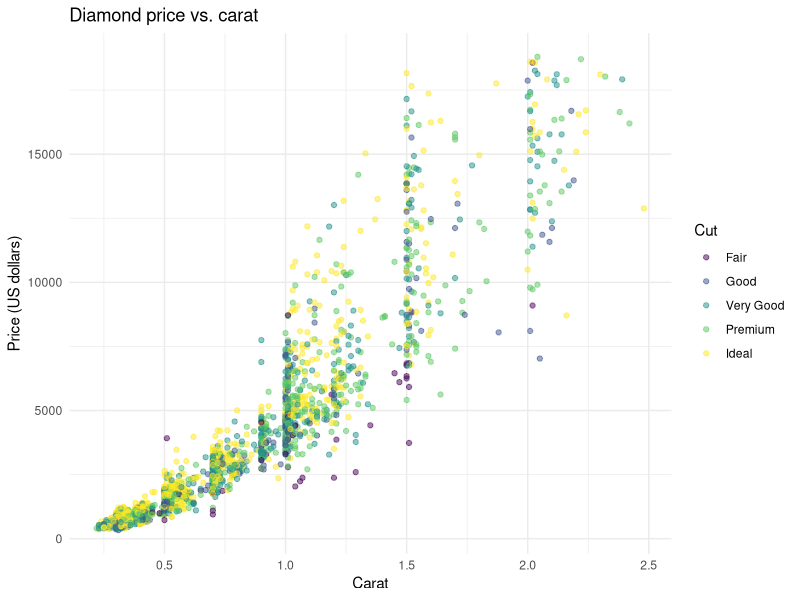
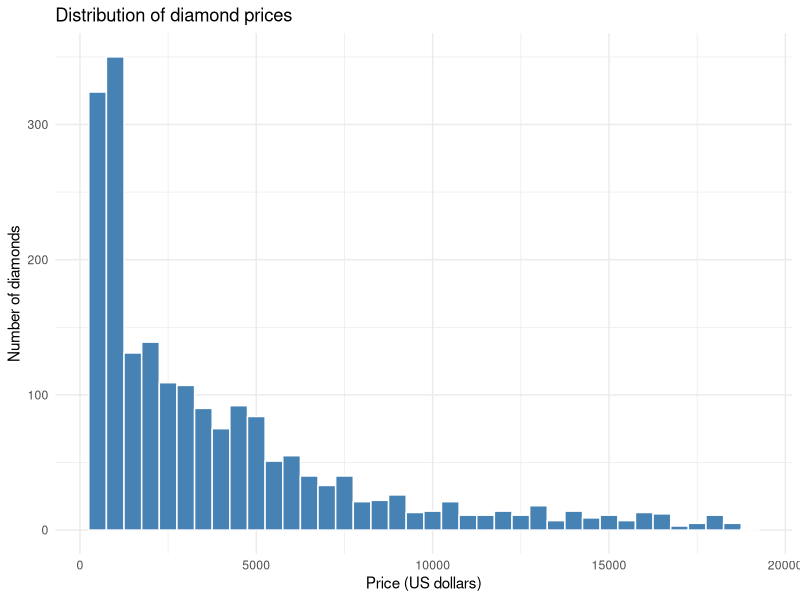
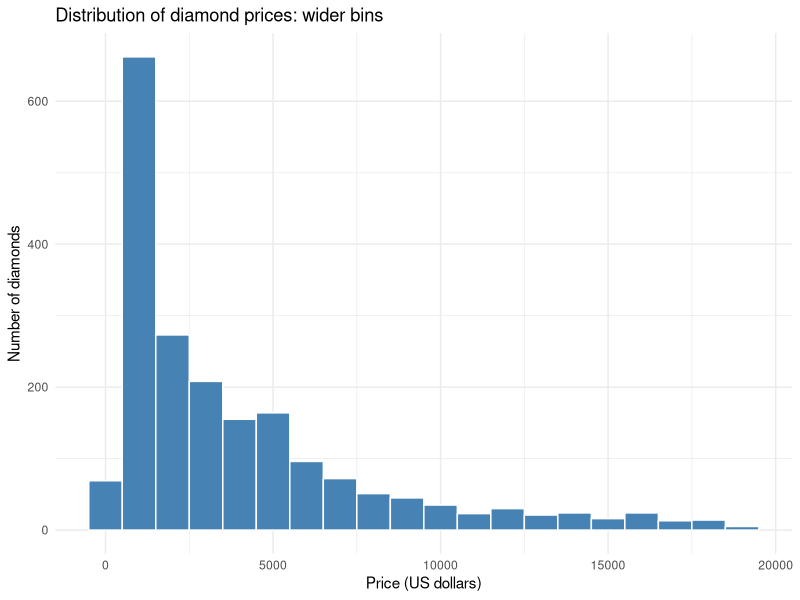
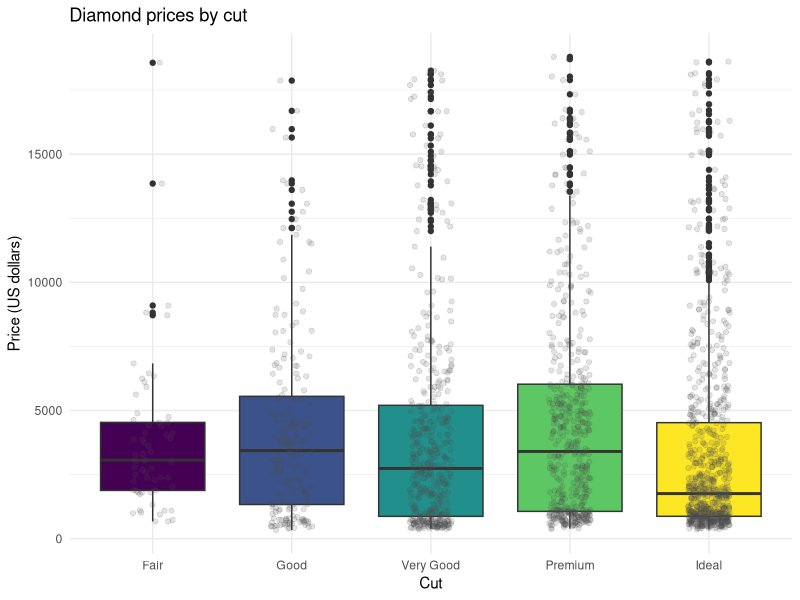
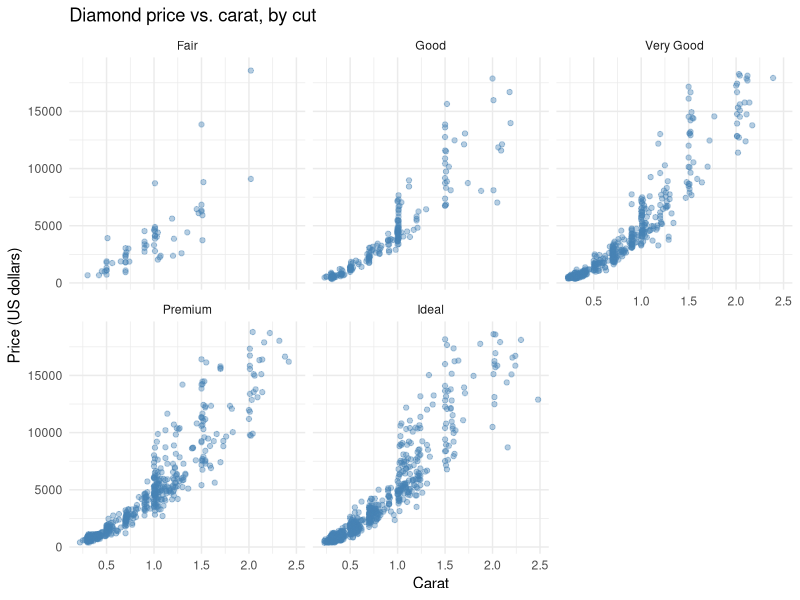
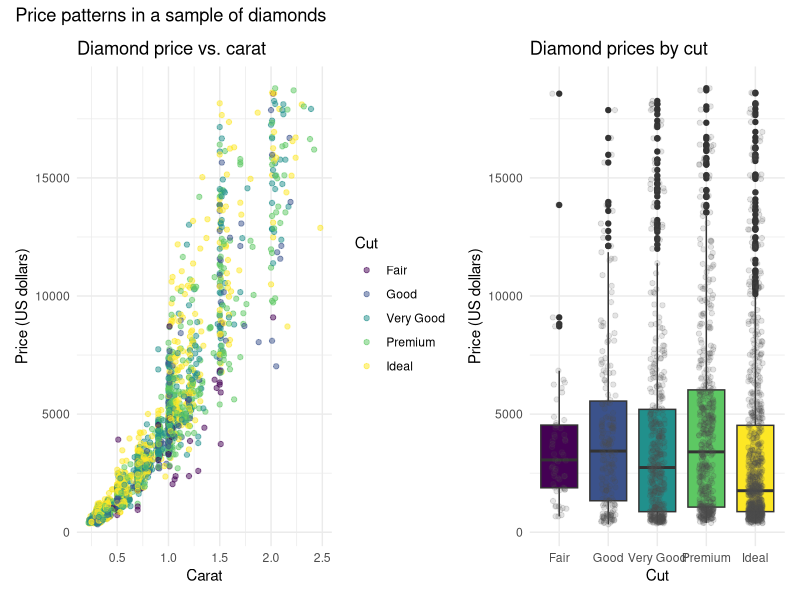
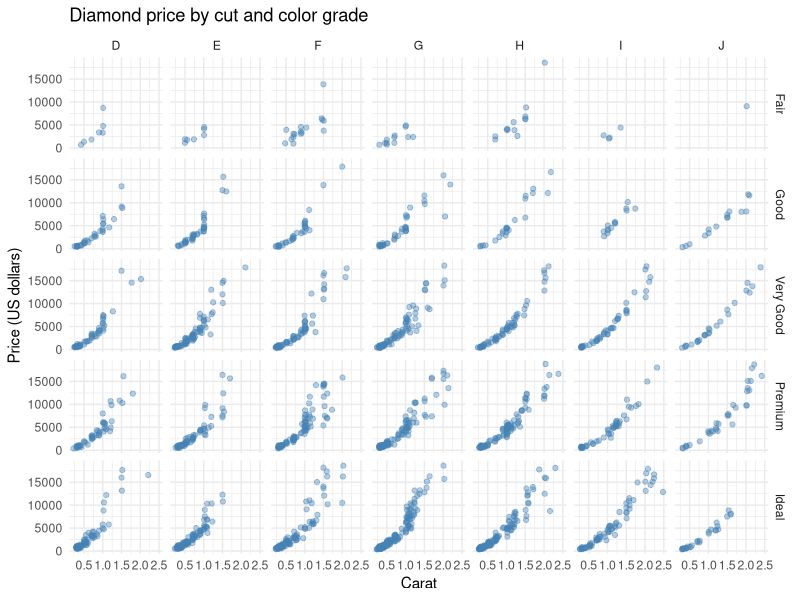
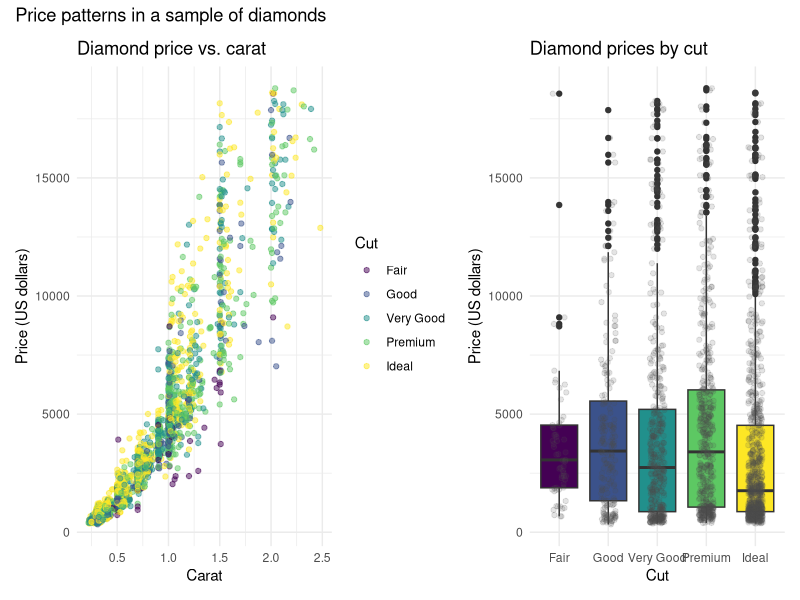

These charts were generated, in order, by the following R code:
# One possible solution is shown for each exercise. 
# Other plots meeting the instructions are valid. 

# These exercises use `ggplot2::diamonds`, which comes with {ggplot2}. 
# Each row represents one diamond. 
# We will use a fixed sample of 2,000 diamonds to keep the scatterplots readable.

# Variables used here:
# - `carat`: diamond weight in carats.
# - `price`: price in US dollars.
# - `cut`: cut quality, with categories Fair, Good, Very Good, Premium, and Ideal.
# - `color`: diamond color grade, from D (best) to J (worst).


# I suggest you use `data =` and `mapping =` in your `ggplot()` calls as you learn. 
# Answer interpretation questions in one sentence beneath your code.

	# Setup 
	library(tidyverse)
	library(patchwork)

	# Since the next line of code takes a random sample of rows from the data set,
	# let's set the seed so it will use the same sample each time.
	# set.seed() is a random number generator; run ? set.seed() for more information
	
	set.seed(123)

	diamonds_plot <- ggplot2::diamonds |>
	  slice_sample(n = 2000)
	
	glimpse(diamonds_plot)

	# 1. Build and customize a scatterplot:
		
	# Create a scatterplot with:
	# - `carat` on the x-axis and `price` on the y-axis;
	# - point color mapped to `cut`;
	# - all points set to `alpha = 0.5` and `size = 1.5`.
	
	# Add informative axis labels and a title. 
	# Use a built-in theme of your choice. 
	# Save the plot as `p_scatter`, then display it.
	
	# Write one sentence describing the relationship you see between carat and price. 
	# Identify one aesthetic you mapped and one aesthetic you set.
	
	# Write your code here:
	
	p_scatter <- 
		ggplot(
  		data = diamonds_plot,
  		mapping = aes(x = carat, y = price, color = cut)) +
  		geom_point(alpha = 0.5, size = 1.5) +
  		labs(
  		  title = "Diamond price vs. carat",
  		  x = "Carat",
  		  y = "Price (US dollars)",
  		  color = "Cut") +
  		theme_minimal()

	p_scatter


	# Your response to the questions here:
	# Price generally increases with carat, although prices vary among diamonds 
	# of similar carat. 
	
	# Mny acceptable answers, e.g., color is mapped to cut; 
	# alpha and size are set to fixed values. 

	
	# 2. Explore a distribution 

	# Create a histogram of `price` using `binwidth = 500`. 
	# Set the bar fill to `"steelblue"` and the outline color to `"white"`. 
	# Add informative labels.
	# Then make a second version using `binwidth = 1000`.
	
	# Write one sentence explaining how changing the bin width affects the 
	# appearance of the histogram. 
	# Which version helps you see the distribution more clearly? 

	# Write your code here:
	
	p_hist <- 
		ggplot(
  		data = diamonds_plot,
  		mapping = aes(x = price)) +
  		geom_histogram(
  		  binwidth = 500,
  		  fill = "steelblue",
  		  color = "white") +
  		labs(
  		  title = "Distribution of diamond prices",
  		  x = "Price (US dollars)",
  		  y = "Number of diamonds") +
  		theme_minimal()

	p_hist

	p_hist_bin <- 
		ggplot(
  		data = diamonds_plot,
  		mapping = aes(x = price)) +
  		geom_histogram(
  		  binwidth = 1000,
  		  fill = "steelblue",
  		  color = "white") +
  		labs(
  		  title = "Distribution of diamond prices: wider bins",
  		  x = "Price (US dollars)",
  		  y = "Number of diamonds") +
  		theme_minimal()
	
	p_hist_bin

	# Your response:
	# Wider bins produce fewer, broader bars and show less detail. 

	# 3. Compare groups with two layers 
	
	# Create a boxplot with `cut` on the x-axis and `price` on the y-axis.
	# Map the box fill to `cut`.
	# Add individual observations using `geom_jitter(width = 0.15, height = 0, alpha = 0.15)`.
	# Give all jittered points the fixed color `"grey30"`.
	# Remove the fill legend because the cut categories already appear on the x-axis.
	# Add informative labels and a built-in theme.
	# Save this plot as `p_box`, then display it.
	
	# Hint: put `fill = cut` inside `aes()` in `geom_boxplot()` so it applies 
	# only to the boxplot layer.

	# Write one sentence explaining what the jittered points add to the boxplot.

	# Write your code here:
	p_box <- 
		ggplot(
	  	data = diamonds_plot,
	  	mapping = aes(x = cut, y = price)) +
	  	geom_boxplot(mapping = aes(fill = cut)) +
	  	geom_jitter(
	  	  width = 0.15,
	  	  height = 0,
	  	  alpha = 0.15,
	  	  color = "grey30") +
	  	guides(fill = "none") +
	  	labs(
	  	  title = "Diamond prices by cut",
	  	  x = "Cut",
	  	  y = "Price (US dollars)") +
	  	theme_minimal()
	
	p_box

	# Your response:
	# The points show individual prices and where observations are concentrated, 
	# alongside the boxplot summary. 
	# Height = 0 keeps the plotted prices unchanged vertically. 
	# The default boxplot also draws outliers, so some observations appear in both layers; 
	# suppressing outliers is not required for this exercise.

	
# 4. Compare color and facets 

	# Create a new scatterplot with `carat` on the x-axis and `price` on the y-axis. 
	# Set all points to `alpha = 0.4`.
	# Use `facet_wrap()` to create one panel for each `cut` category. 
	# Keep all points the same color. 
	# Add informative labels and a built-in theme.
	# Write one sentence comparing this plot with `p_scatter`. 
	# What is easier to see when cut categories have their own panels?

	# Write your code here:

	p_facets <- 
		ggplot(
  		data = diamonds_plot,
  		mapping = aes(x = carat, y = price)) +
  		geom_point(alpha = 0.4, color = "steelblue") +
  		facet_wrap(~ cut) +
  		labs(
  		  title = "Diamond price vs. carat, by cut",
  		  x = "Carat",
  		  y = "Price (US dollars)") +
  		theme_minimal()

	p_facets
	
	# Your response:
	# Facets reduce overlap among cut categories and make within-category 
	# patterns easier to inspect. 
	# The original color plot allows direct comparison of categories in the same panel.
	# Accept other accurate comparisons.

	# 5. Assemble and save a figure 
	
	# Use `patchwork` to place `p_scatter` and `p_box` side by side.
	# Add an overall title using `plot_annotation()`.
	# Save the combined figure as an object named `diamond_figure`.
	# Write the object out to display it.
	# Use `ggsave()` to save it as `diamond_figure.png`, with width 10 inches, 
		# height 5 inches, and resolution 300 dpi.
	# Use the `plot =` argument to specify the object to save in ggsave().
	# Find the saved image in your project folder and open it. 
	# Check that the labels and legends are readable.
	# If they are not, play around with the height and width or the font size in theme().
	# Hint: use `p_scatter | p_box` for the side-by-side layout.
	
	# Write your code here
	diamond_figure <- (p_scatter | p_box) +
	  plot_annotation(title = "Price patterns in a sample of diamonds")
	
	diamond_figure
	
	ggsave(
	  filename = "diamond_figure.png",
	  plot = diamond_figure,
	  width = 10,
	  height = 5,
	  units = "in",
	  dpi = 300
	)

	# 6. Practice `facet_grid()` with two grouping variables.
	
	# Create a scatterplot of price (y) against carat (x) with:
	# - rows defined by `cut` and columns defined by the diamond `color` grade, 
	# using `facet_grid()`
	# - all points partly transparent
	# - informative labels and a built-in theme.
	
	# Keep all points the same fixed color. 
	# Note that `color` is a column in this dataset: using it in a facet formula 
	# splits the data by diamond color grade.
	
	# Which layout is easier to read: the five panels from Exercise 4 or this larger grid?
	# Explain your choice in one sentence.
	
	# Write your code here:
	
	ggplot(
	  data = diamonds_plot,
	  mapping = aes(x = carat, y = price)) +
	  geom_point(alpha = 0.4, color = "steelblue") +
	  facet_grid(cut ~ color) +
	  labs(
	    title = "Diamond price by cut and color grade",
	    x = "Carat",
	    y = "Price (US dollars)") +
	  theme_minimal()
	
	# Write your answer here:
	# The larger grid contains 35 panels and can be crowded on a small screen. 
	# Either preference is acceptable with an explanation.
	
